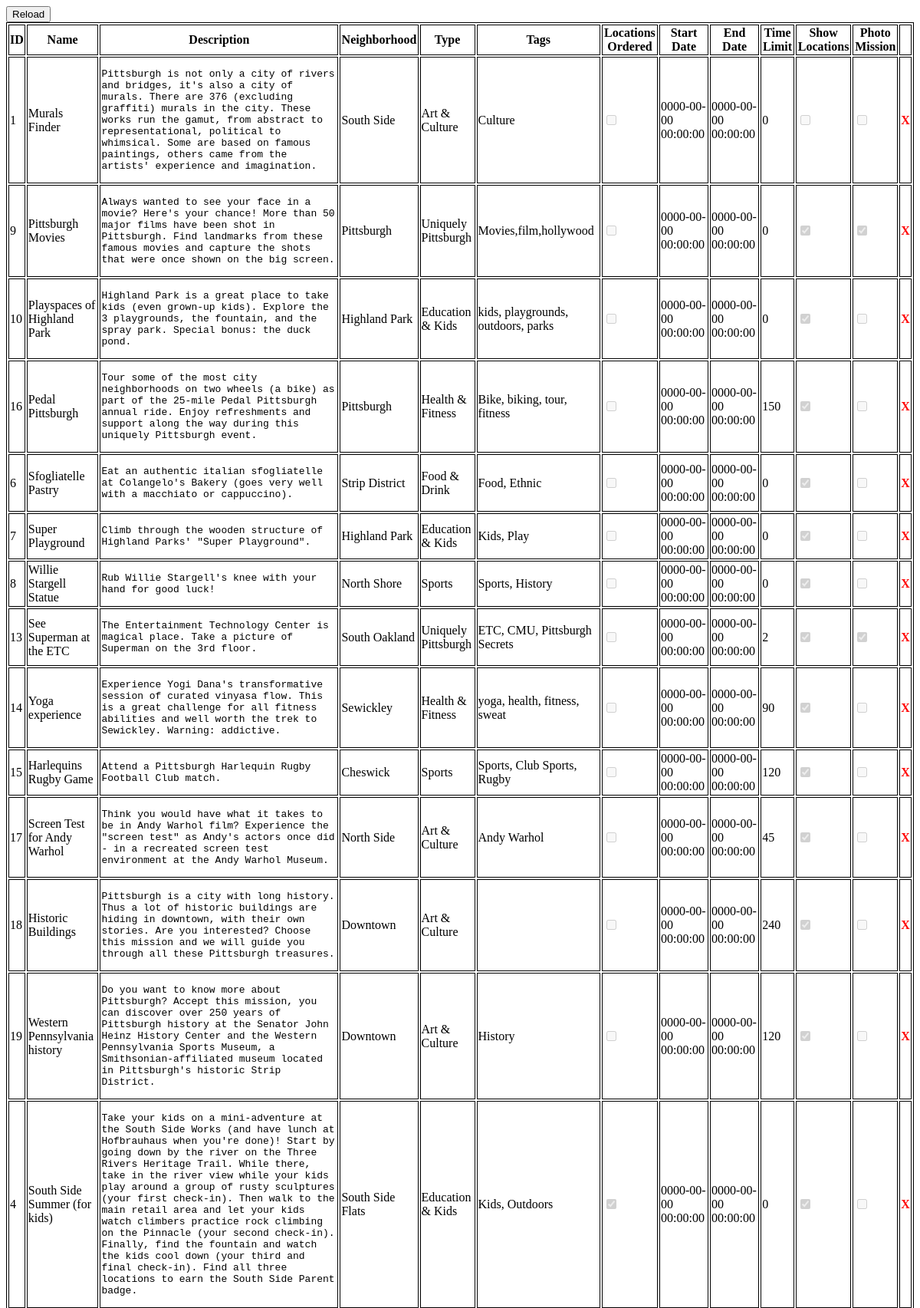
/www/dba/mission.php (upper part), run on the app's committed database.
### tables this page shows
CREATE TABLE mission (
  id int(11) NOT NULL AUTO_INCREMENT,
  sortOrder int(11) NOT NULL,
  `name` varchar(100) NOT NULL,
  description varchar(10000) NOT NULL,
  neighborhood varchar(1000) NOT NULL,
  `type` varchar(100) NOT NULL,
  tags varchar(1000) NOT NULL,
  locationsOrdered tinyint(1) unsigned NOT NULL,
  startDate timestamp NOT NULL DEFAULT '0000-00-00 00:00:00',
  endDate timestamp NOT NULL DEFAULT '0000-00-00 00:00:00',
  timeEstimate int(11) NOT NULL,
  showLocations tinyint(1) NOT NULL,
  photo tinyint(1) NOT NULL,
  PRIMARY KEY (id)
);

### www/dba/mission.php (the view, shortened to what this page needs)
<!DOCTYPE html>
<html>
<head>
<link rel="stylesheet" type="text/css" href="dba.css">
</head>
<body>
<?php
$db = new mysqli("localhost", "pgh-challenge", "5NdSW4FaAqQXthqs", "game");
$table = "mission";
$stmt = $db->prepare("select id, name, description, neighborhood, type, tags, locationsOrdered, startDate, endDate, timeEstimate, showLocations, photo from $table order by sortOrder asc");
echo "<input class=\"refreshBtn\" type=\"button\" value=\"Reload\" onclick=\"refreshPage()\" />\n";
echo "<table id=\"dataTable\">\n";
echo "<tr><th>ID</th><th>Name</th><th>Description</th><th>Neighborhood</th><th>Type</th><th>Tags</th>".
"<th>Locations Ordered</th>".
"<th>Start Date</th><th>End Date</th><th>Time Limit</th>".
"<th>Show Locations</th><th>Photo Mission</th>";
echo "<td></td></tr>\n";
$stmt->execute();
$stmt->bind_result($id, $name, $desc, $neighborhood, $type, $tags, $ordered, $startdate, $enddate , $limit, $ShowLocations, $photo);
$missionCount = 0;
while($stmt->fetch())
{
	echo "<tr>".
	"<td>$id</td><td>$name</td><td><pre>".htmlspecialchars($desc)."</pre></td><td>$neighborhood</td><td>$type</td><td>$tags</td>";
	if(is_numeric($ordered) && $ordered>0) echo "<td><input type=\"checkbox\" disabled=\"disabled\" checked=\"checked\"/></td>";
	else echo "<td><input type=\"checkbox\" disabled=\"disabled\" /></td>";
	echo "<td>$startdate</td><td>$enddate</td><td>$limit</td>";
	if(is_numeric($ShowLocations) && $ShowLocations>0) echo "<td><input type=\"checkbox\" disabled=\"disabled\" checked=\"checked\"/></td>";
	else echo "<td><input type=\"checkbox\" disabled=\"disabled\" /></td>";
	if(is_numeric($photo) && $photo>0) echo "<td><input type=\"checkbox\" disabled=\"disabled\" checked=\"checked\"/></td>";
	else echo "<td><input type=\"checkbox\" disabled=\"disabled\" /></td>";
	echo "<td><a class=\"deletetext\" href=\"javascript:void(0)\" onclick=\"removeRow($id)\">X</a></td>".
	"</tr>\n";
	$missionCount++;
}
echo "</table>\n<hr/>Total Missions: $missionCount\n";
?>
</body>
</html>

### www/dba/dba.css (style rules this page uses)
table, tr, td, th { border: 1px solid black; }
.errortext, .deletetext { font-weight: bold; color: red; text-decoration: none; }
.refreshBtn { vertical-align: top; display:block; }
pre { white-space: normal; }

### data on the page
mission: id "1", name "Murals Finder", description "Pittsburgh is not only a city of rivers and bridges, it's also a city of murals. There are 376 (excluding graffiti) murals in the city. These works run the gamut, from abstract to representational, political to whimsical. Some are based on famous paintings, others came from the artists' experience and imagination.", neighborhood "South Side", type "Art & Culture", tags "Culture", startDate "0000-00-00 00:00:00", endDate "0000-00-00 00:00:00", timeEstimate "0"
mission: id "9", name "Pittsburgh Movies", description "Always wanted to see your face in a movie? Here's your chance! More than 50 major films have been shot in Pittsburgh. Find landmarks from these famous movies and capture the shots that were once shown on the big screen.", neighborhood "Pittsburgh", type "Uniquely Pittsburgh", tags "Movies,film,hollywood", startDate "0000-00-00 00:00:00", endDate "0000-00-00 00:00:00", timeEstimate "0"
mission: id "10", name "Playspaces of Highland Park", description "Highland Park is a great place to take kids (even grown-up kids). Explore the 3 playgrounds, the fountain, and the spray park. Special bonus: the duck pond.", neighborhood "Highland Park", type "Education & Kids", tags "kids, playgrounds, outdoors, parks", startDate "0000-00-00 00:00:00", endDate "0000-00-00 00:00:00", timeEstimate "0"
mission: id "16", name "Pedal Pittsburgh", description "Tour some of the most city neighborhoods on two wheels (a bike) as part of the 25-mile Pedal Pittsburgh annual ride. Enjoy refreshments and support along the way during this uniquely Pittsburgh event.", neighborhood "Pittsburgh", type "Health & Fitness", tags "Bike, biking, tour, fitness", startDate "0000-00-00 00:00:00", endDate "0000-00-00 00:00:00", timeEstimate "150"
mission: id "6", name "Sfogliatelle Pastry", description "Eat an authentic italian sfogliatelle at Colangelo's Bakery (goes very well with a macchiato or cappuccino).", neighborhood "Strip District", type "Food & Drink", tags "Food, Ethnic", startDate "0000-00-00 00:00:00", endDate "0000-00-00 00:00:00", timeEstimate "0"
mission: id "7", name "Super Playground", description "Climb through the wooden structure of Highland Parks' \"Super Playground\".", neighborhood "Highland Park", type "Education & Kids", tags "Kids, Play", startDate "0000-00-00 00:00:00", endDate "0000-00-00 00:00:00", timeEstimate "0"
mission: id "8", name "Willie Stargell Statue", description "Rub Willie Stargell's knee with your hand for good luck!", neighborhood "North Shore", type "Sports", tags "Sports, History", startDate "0000-00-00 00:00:00", endDate "0000-00-00 00:00:00", timeEstimate "0"
mission: id "13", name "See Superman at the ETC", description "The Entertainment Technology Center is magical place. Take a picture of Superman on the 3rd floor.", neighborhood "South Oakland", type "Uniquely Pittsburgh", tags "ETC, CMU, Pittsburgh Secrets", startDate "0000-00-00 00:00:00", endDate "0000-00-00 00:00:00", timeEstimate "2"
mission: id "14", name "Yoga experience", description "Experience Yogi Dana's transformative session of curated vinyasa flow. This is a great challenge for all fitness abilities and well worth the trek to Sewickley. Warning: addictive.", neighborhood "Sewickley", type "Health & Fitness", tags "yoga, health, fitness, sweat", startDate "0000-00-00 00:00:00", endDate "0000-00-00 00:00:00", timeEstimate "90"
mission: id "15", name "Harlequins Rugby Game", description "Attend a Pittsburgh Harlequin Rugby Football Club match.", neighborhood "Cheswick", type "Sports", tags "Sports, Club Sports, Rugby", startDate "0000-00-00 00:00:00", endDate "0000-00-00 00:00:00", timeEstimate "120"
mission: id "17", name "Screen Test for Andy Warhol", description "Think you would have what it takes to be in Andy Warhol film? Experience the \"screen test\" as Andy's actors once did - in a recreated screen test environment at the Andy Warhol Museum.", neighborhood "North Side", type "Art & Culture", tags "Andy Warhol", startDate "0000-00-00 00:00:00", endDate "0000-00-00 00:00:00", timeEstimate "45"
mission: id "18", name "Historic Buildings", description "Pittsburgh is a city with long history. Thus a lot of historic buildings are hiding in downtown, with their own stories. Are you interested? Choose this mission and we will guide you through all these Pittsburgh treasures.", neighborhood "Downtown", type "Art & Culture", startDate "0000-00-00 00:00:00", endDate "0000-00-00 00:00:00", timeEstimate "240"
mission: id "19", name "Western Pennsylvania history", description "Do you want to know more about Pittsburgh? Accept this mission, you can discover over 250 years of Pittsburgh history at the Senator John Heinz History Center and the Western Pennsylvania Sports Museum, a Smithsonian-affiliated museum located in Pittsburgh's historic Strip District.", neighborhood "Downtown", type "Art & Culture", tags "History", startDate "0000-00-00 00:00:00", endDate "0000-00-00 00:00:00", timeEstimate "120"
mission: id "4", name "South Side Summer (for kids)", description "Take your kids on a mini-adventure at the South Side Works (and have lunch at Hofbrauhaus when you're done)! Start by going down by the river on the Three Rivers Heritage Trail. While there, take in the river view while your kids play around a group of rusty sculptures (your first check-in). Then walk to the main retail area and let your kids watch climbers practice rock climbing on the Pinnacle (your second check-in). Finally, find the fountain and watch the kids cool down (your third and final check-in). Find all three locations to earn the South Side Parent badge.", neighborhood "South Side Flats", type "Education & Kids", tags "Kids, Outdoors", startDate "0000-00-00 00:00:00", endDate "0000-00-00 00:00:00", timeEstimate "0"
